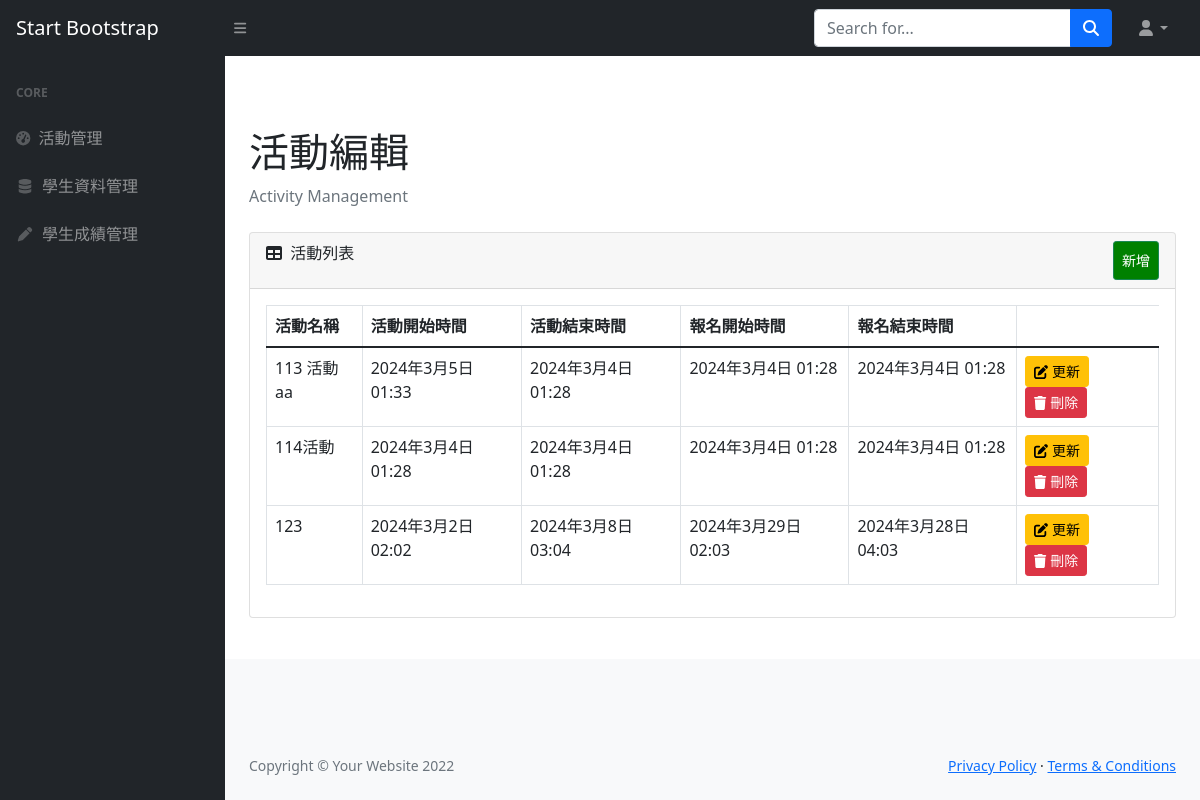
The app's page /admin_panel/activity_list/, older data.
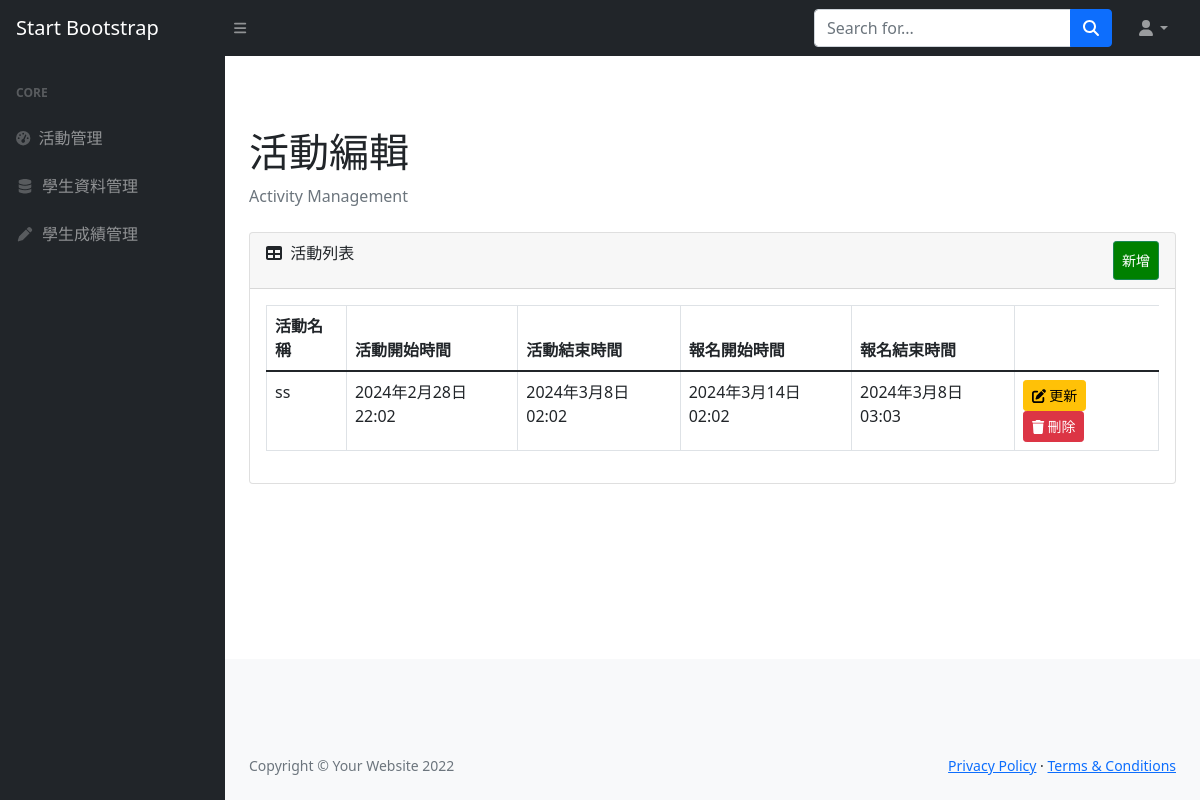
The same page, newer data.
### myapp/models.py (models this page shows)
class Activity(models.Model):
    name = models.CharField(max_length=100, blank=False, null=False, default="")
    score_label = models.ForeignKey(
        "ScoreLabel",
        on_delete=models.SET_NULL,
        blank=True,
        null=True,
        related_name="score_label",
    )
    activity_start_time = models.DateTimeField(blank=True, null=True)
    activity_end_time = models.DateTimeField(blank=True, null=True)
    sign_up_start_time = models.DateTimeField(blank=True, null=True)
    sign_up_end_time = models.DateTimeField(blank=True, null=True)
    score_open_time = models.DateTimeField(blank=True, null=True)

### admin_panel/views/activity_list.py (the view)
# urls.py: path("activity_list/", activity_list, name="activity_list"),
def activity_list(request):
    activities = Activity.objects.all()
    return render(request, 'activity_list.html', {'activities': activities})

### admin_panel/templates/activity_list.html (shortened to what this page needs)
{% extends 'layout/app_admin.html' %}
{% load static %}
{% block body %}
<div class="container-fluid px-4">
    <h1 class="mt-4">活動編輯</h1>
    <ol class="breadcrumb mb-4">
        <li class="breadcrumb-item active">Activity Management</li>
    </ol>
    <div class="card mb-4">
        <div class="card-header">
            <i class="fas fa-table me-1"></i>
            活動列表
            <a class="btn btn-sm btn-success" href="{% url 'activity_create' %}"
                style="padding: 8px; float: right; background-color: green; color: white;">新增</a>
        </div>
        <div class="card-body">
            <table class="table table-bordered" id="dataTable" width="100%" cellspacing="0">
                <thead>
                    <tr>
                        <th>活動名稱</th>
                        <th>活動開始時間</th>
                        <th>活動結束時間</th>
                        <th>報名開始時間</th>
                        <th>報名結束時間</th>
                    </tr>
                </thead>
                <tbody>
                    {% for activity in activities %}
                    <tr>
                        <td>{{ activity.name }}</td>
                        <td>{{ activity.activity_start_time }}</td>
                        <td>{{ activity.activity_end_time }}</td>
                        <td>{{ activity.sign_up_start_time }}</td>
                        <td>{{ activity.sign_up_end_time }}</td>
                        <td>
                            <a class="btn btn-sm btn-warning"
                                href="{% url 'activity_update' activity_id=activity.id %}"> <span
                                    class="fa fa-edit"></span> 更新</a>
                            <a class="btn btn-sm btn-danger"
                                href="{% url 'activity_delete' activity_id=activity.id %}"><span
                                    class="fa fa-trash"></span> 刪除</a>
                        </td>
                    </tr>
                    {% endfor %}
                </tbody>
            </table>
        </div>
    </div>
</div>
{% endblock %}

### templates/layout/app_admin.html (shortened to what this page needs)
<!DOCTYPE html>
<html lang="en">
    <head>
        {% load static %}
        <link href="https://cdn.jsdelivr.net/npm/simple-datatables@latest/dist/style.css" rel="stylesheet" />
        <link href="{% static 'css/styles.css' %}" rel="stylesheet"/>
    </head>
    <body class="sb-nav-fixed">
        <nav class="sb-topnav navbar navbar-expand navbar-dark bg-dark">
            <a class="navbar-brand ps-3" href="index.html">Start Bootstrap</a>
            <button class="btn btn-link btn-sm order-1 order-lg-0 me-4 me-lg-0" id="sidebarToggle" href="#!"><i class="fas fa-bars"></i></button>
            <form class="d-none d-md-inline-block form-inline ms-auto me-0 me-md-3 my-2 my-md-0">
                <div class="input-group">
                    <input class="form-control" type="text" placeholder="Search for..." aria-label="Search for..." aria-describedby="btnNavbarSearch" />
                    <button class="btn btn-primary" id="btnNavbarSearch" type="button"><i class="fas fa-search"></i></button>
                </div>
            </form>
            <ul class="navbar-nav ms-auto ms-md-0 me-3 me-lg-4">
                <li class="nav-item dropdown">
                    <a class="nav-link dropdown-toggle" id="navbarDropdown" href="#" role="button" data-bs-toggle="dropdown" aria-expanded="false"><i class="fas fa-user fa-fw"></i></a>
                </li>
            </ul>
        </nav>
        <div id="layoutSidenav">
            <div id="layoutSidenav_nav">
             {% include "elements/sidebar.html" %}
            </div>
            <div id="layoutSidenav_content">
                <main>
                    {% block body %}{% endblock %}
                </main>
                <footer class="py-4 bg-light mt-auto">
                    <div class="container-fluid px-4">
                        <div class="d-flex align-items-center justify-content-between small">
                            <div class="text-muted">Copyright &copy; Your Website 2022</div>
                            <div>
                                <a href="#">Privacy Policy</a>
                                &middot;
                                <a href="#">Terms &amp; Conditions</a>
                            </div>
                        </div>
                    </div>
                </footer>
            </div>
        </div>
    </body>
</html>

### templates/elements/sidebar.html
<nav class="sb-sidenav accordion sb-sidenav-dark" id="sidenavAccordion">
    <div class="sb-sidenav-menu">
        <div class="nav">
            <div class="sb-sidenav-menu-heading">Core</div>
            <a class="nav-link" href="{% url 'activity_list'%}">
                <div class="sb-nav-link-icon"><i class="fas fa-tachometer-alt"></i></div>
                活動管理
            </a>
            <a class="nav-link" href="{% url 'student_activity_list'%}">
                <div class="sb-nav-link-icon"><i class="fas fa-fw fa-database"></i></div>
                學生資料管理
            </a>
            <a class="nav-link" href="{% url 'score_activity_list'%}">
                <div class="sb-nav-link-icon"><i class="fas fa-fw fa-pen"></i></div>
                學生成績管理
            </a>
        </div>
</nav>

Row changes from the older to the newer data that the page shows:
removed Activity: name "113 活動aa", activity_start_time "2024年3月5日 01:33", activity_end_time "2024年3月4日 01:28", sign_up_start_time "2024年3月4日 01:28", sign_up_end_time "2024年3月4日 01:28"
removed Activity: name "114活動", activity_start_time "2024年3月4日 01:28", activity_end_time "2024年3月4日 01:28", sign_up_start_time "2024年3月4日 01:28", sign_up_end_time "2024年3月4日 01:28"
removed Activity: name "123", activity_start_time "2024年3月2日 02:02", activity_end_time "2024年3月8日 03:04", sign_up_start_time "2024年3月29日 02:03", sign_up_end_time "2024年3月28日 04:03"
added Activity: name "ss", activity_start_time "2024年2月28日 22:02", activity_end_time "2024年3月8日 02:02", sign_up_start_time "2024年3月14日 02:02", sign_up_end_time "2024年3月8日 03:03"
